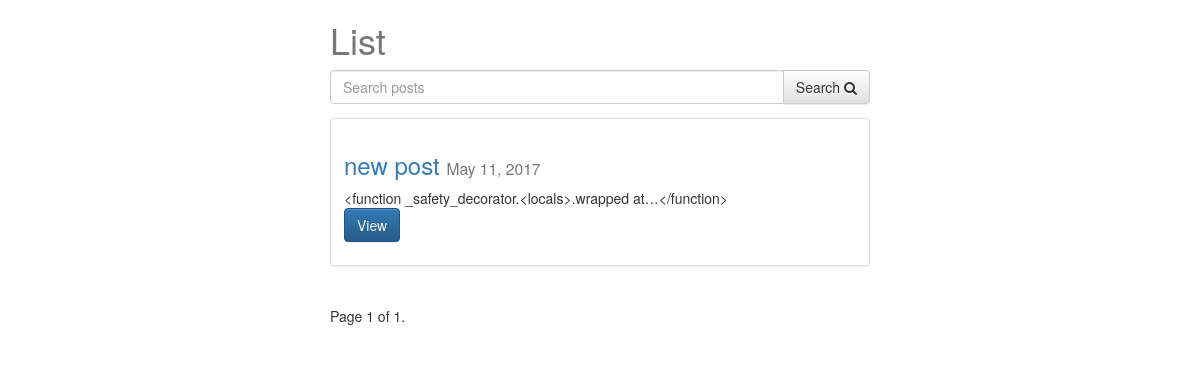
/posts/, run on the app's committed database.
### posts/models.py (models this page shows, shortened)
class Post(models.Model):
    user = models.ForeignKey(settings.AUTH_USER_MODEL, default=1)
    title = models.CharField(max_length=120)
    slug = models.SlugField(unique=True)
    image = models.ImageField(upload_to=upload_location,
                              null=True,
                              blank=True,
                              width_field="width_field",
                              height_field="height_field")
    height_field = models.IntegerField(default=0)
    width_field = models.IntegerField(default=0)
    content = models.TextField()
    updated = models.DateTimeField(auto_now=True, auto_now_add=False)
    timestamp = models.DateTimeField(auto_now=False, auto_now_add=True)
    draft = models.BooleanField(default=False)
    publish = models.DateField(auto_now=False, auto_now_add=False)
    objects = PostManager()
    def get_absolute_url(self):
        return reverse("posts:detail", kwargs={"slug": self.slug})
    def get_markdown(self):
        content = self.content
        return mark_safe(markdown(content))
    class Meta:
        ordering = ["-timestamp", "-updated"]

### posts/views.py (the view)
def posts_list(request):
    today = timezone.now().date()
    queryset_list = Post.objects.active()
    if request.user.is_staff or request.user.is_superuser:
        queryset_list = Post.objects.all()
    query = request.GET.get("query")
    if query:
        queryset_list = queryset_list.filter(
            Q(title__icontains=query) |
            Q(content__icontains=query) |
            Q(user__first_name__icontains=query) |
            Q(user__last_name__icontains=query)).distinct()
    paginator = Paginator(queryset_list, 2)  # Show 5 contacts per page
    page_request_var = 'page'
    page = request.GET.get(page_request_var)
    try:
        queryset = paginator.page(page)
    except PageNotAnInteger:
        queryset = paginator.page(1)
    except EmptyPage:
        queryset = paginator.page(paginator.num_pages)
    context = {
        'title': 'List',
        'object_list': queryset,
        'page_request_var': page_request_var,
        'today': today
    }
    return render(request, "post-list.html", context)

### posts/models.py (called while the page is built)
    def active(self, *args, **kwargs):
        return super(PostManager, self).filter(draft=False).filter(publish__lte=timezone.now())

### templates/post-list.html (shortened to what this page needs)
{% extends "base.html" %}
{% block content %}
<div class='col-sm-6 col-sm-offset-3'>
	<h1>{{ title }}</h1>
	<form method="GET" action="">
		<div class="input-group">
		<input class="form-control" type="text" placeholder="Search posts" name="query" value="{{ request.GET.query }}"/>
		<span class="input-group-btn">
			<button class="btn btn-default" type="button">Search <i class="fa fa-search"></i></button>
		</span>
		</div>
	</form>
	{% for obj in object_list %}
	<div class='row'>
		<div class="col-sm-12">
			<div class="thumbnail">
				<div class="caption post-detail-item">
					<h3><a href='{{ obj.get_absolute_url }}'>{{ obj.title }}</a> <small>{{ obj.publish}}<br></small></h3>
					{{ obj.get_markdown | truncatechars_html:12 }}<br>
					<p><a href="{{ obj.get_absolute_url }}" class="btn btn-primary" role="button">View</a></p>
				</div>
			</div>
		</div>
</div>
{% endfor %}
<div class="pagination">
	<span class="step-links">
		<span class="current">
			Page {{ object_list.number }} of {{ object_list.paginator.num_pages }}.
		</span>
	</span>
</div>
</div>
{% endblock content %}

### templates/base.html (shortened to what this page needs)
{% load staticfiles %}
<html>
<head>
	<link rel="stylesheet" href="https://maxcdn.bootstrapcdn.com/bootstrap/3.3.7/css/bootstrap.min.css">
	<link rel="stylesheet" href="https://maxcdn.bootstrapcdn.com/bootstrap/3.3.7/css/bootstrap-theme.min.css">
	<link rel="stylesheet" href="https://maxcdn.bootstrapcdn.com/font-awesome/4.7.0/css/font-awesome.min.css">
	<link rel='stylesheet' href='{% static "css/base.css" %}'/>
</head>
<body>
	<div class='container'>
		{% block content %}
		{% endblock content %}
	</div>
</body>
</html>

### static/css/base.css (style rules this page uses)
h1 { color: #777777; }

### data on the page
Post: title "new post", publish "May 11, 2017", get_markdown "<function _safety_decorator.<locals>.wrapped at…</function>"

### other printed values
{{ title }} "List"
{{ object_list.number }} "1"
{{ object_list.paginator.num_pages }} "1"
